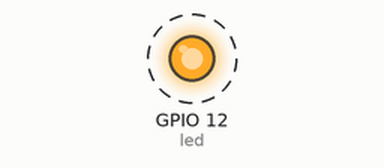
Bench run of a program on a simulated Raspberry Pi (BCM pin numbers). On the bench: output pins drawn as LEDs (lit = HIGH). Dashed ring = blinking. What the program prints to the terminal is not drawn.

Above: at 0.5 s.
Timing chart, 0 to 4.6 s (numbered marks = the images above):
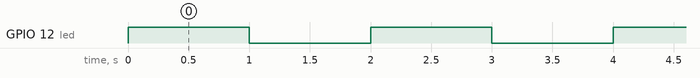

Measured:
- by itself, GPIO 12 (led): alternates HIGH for 1.0 s and LOW for 1.0 s

The program:

led_12.py
```python
from gpiozero import LED
import time

led = LED(12)

#PIO.setmode(GPIO.BCM) Tipo de Numeración
#PIO.setup(LED_PIN, GPIO.OUT) #Establecer como salida pin 12

try: #encapsular código para detectar cuando ocurre un cierto evento
    while True:
        led.on()
        print("ENCENDIENDO LED") #MENSAJE PARA EL USUARIO
        time.sleep(1) #Cantidad de segundos que espera antes de continuar

        led.off()
        print("Apagando LED")
        time.sleep(1)

except KeyboardInterrupt:
    print("Programa detenido")
```
